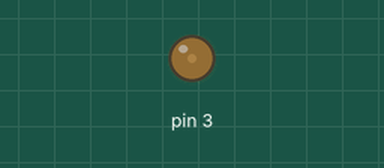
The sketch below on a simulated Arduino Uno, built with avr-gcc and run on an emulated ATmega328P. On the bench: output pins drawn as LEDs (lit = HIGH).

Above: at 0.05 s.
At 10.05 s:
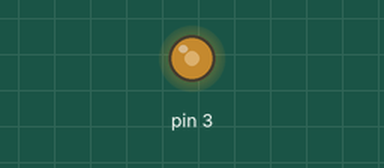
At 19.95 s:
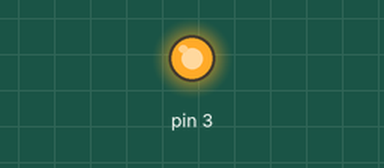
Timing chart, 0 to 26.0 s (numbered marks = the images above):
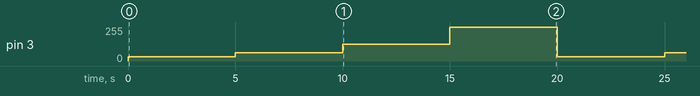

Measured:
- by itself, pin 3: repeats every 20.0 s: 63/255 5.0 s, 127/255 5.0 s, 255/255 5.0 s, 31/255 5.0 s

The sketch:

intensity-control-LED.ino
```cpp
//Code to change the intensity of an LED with 5 seconds delay in between
void setup() {
  // put your setup code here, to run once:
  pinMode(3, OUTPUT);

}

void loop() {
  // put your main code here, to run repeatedly:
  analogWrite(3,31);
  delay(5000);
  analogWrite(3,63);
  delay(5000);
  analogWrite(3,127);
  delay(5000);
  analogWrite(3,255);
  delay(5000);
}
```
